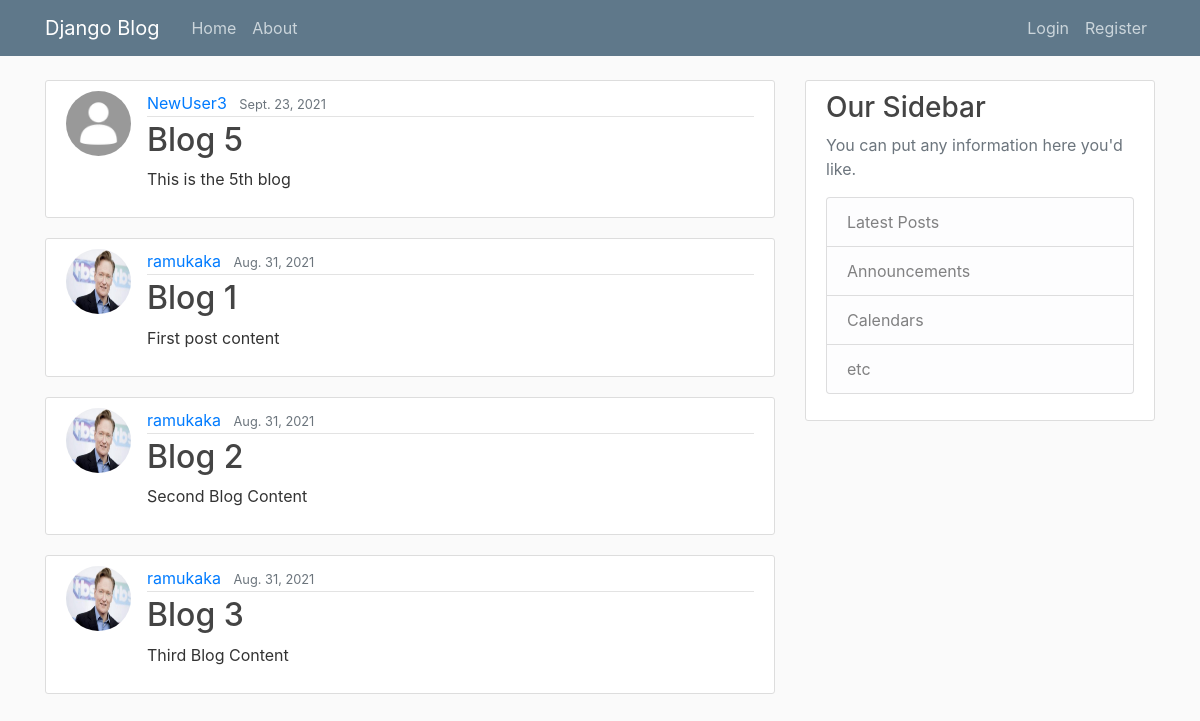
The page / on the database its author committed.
### blog/models.py (models this page shows, shortened)
class Post(models.Model):
    title = models.CharField(max_length=100)
    content = models.TextField()
    date_posted = models.DateField(default=timezone.now)
    author = models.ForeignKey(User, on_delete=CASCADE)

### users/models.py (models this page shows, shortened)
class Profile(models.Model):
    user = models.OneToOneField(User, on_delete=CASCADE)
    image = models.ImageField(default='default.jpg', upload_to='profile_pics')

### blog/views.py (the view)
# urls.py: path('', PostListView.as_view(), name="blog-home"),
class PostListView(ListView):
    model = Post
    template_name = 'blog/home.html'
    context_object_name = 'posts'
    ordering = ['-date_posted']

### blog/templates/blog/home.html
{% extends "blog/base.html"%} {%block content%} {% for post in posts %}
<article class="media content-section">
	<img class="rounded-circle article-img" src="{{ post.author.profile.image.url }}" />
	<div class="media-body">
		<div class="article-metadata">
			<a class="mr-2" href="#">{{ post.author }}</a>
			<small class="text-muted">{{ post.date_posted }}</small>
		</div>
		<h2><a class="article-title" href="{% url 'post-detail' post.id %}">{{ post.title }}</a></h2>
		<p class="article-content">{{ post.content }}</p>
	</div>
</article>
{% endfor %} {%endblock content%}

### blog/static/blog/main.css (style rules this page uses)
body { background: #fafafa; color: #333333; margin-top: 5rem; }
h1, h2, h3, h4, h5, h6 { color: #444444; }
.content-section { background: #ffffff; padding: 10px 20px; border: 1px solid #dddddd; border-radius: 3px; margin-bottom: 20px; }
.article-title { color: #444444; }
.article-content { white-space: pre-line; }
.article-img { height: 65px; width: 65px; margin-right: 16px; }
.article-metadata { padding-bottom: 1px; margin-bottom: 4px; border-bottom: 1px solid #e3e3e3; }

### rows shown on the page
Post: author.profile.image (placeholder picture), author "NewUser3", date_posted "Sept. 23, 2021", title "Blog 5", content "This is the 5th blog"
Post: author.profile.image (picture), author "ramukaka", date_posted "Aug. 31, 2021", title "Blog 1", content "First post content"
Post: author.profile.image (picture), author "ramukaka", date_posted "Aug. 31, 2021", title "Blog 2", content "Second Blog Content"
Post: author.profile.image (picture), author "ramukaka", date_posted "Aug. 31, 2021", title "Blog 3", content "Third Blog Content"
